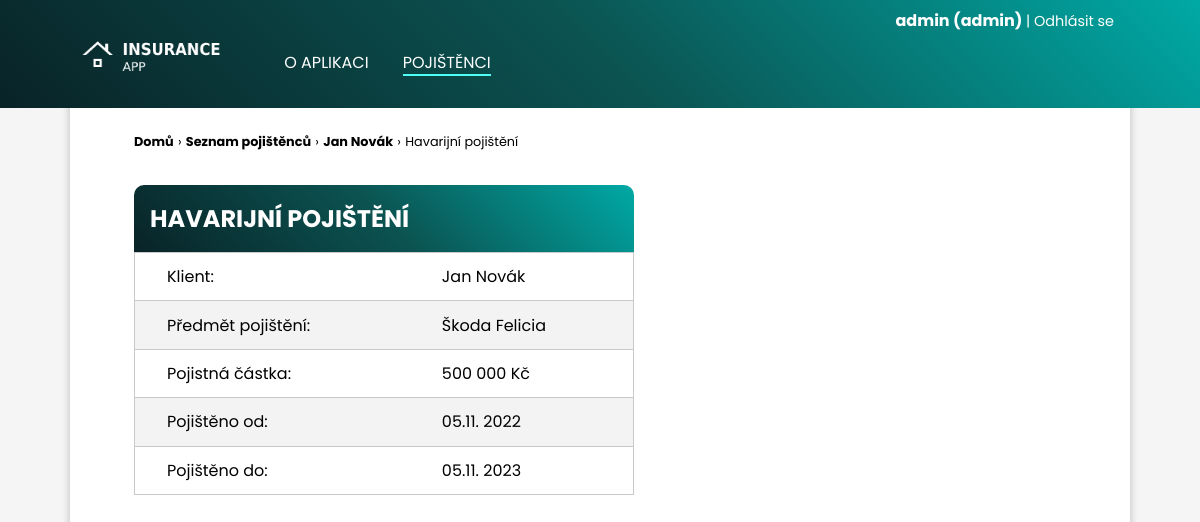
/pojistenci/1/pojisteni/1/ (signed in), run on the app's committed database.
### clients/models.py (models this page shows, shortened)
class Client(models.Model):
    name = models.CharField(max_length=200, verbose_name="Jméno")
    surname = models.CharField(max_length=200, verbose_name="Příjmení")
    street_address = models.CharField(max_length=200, verbose_name="Ulice a číslo popisné")
    city = models.CharField(max_length=100, verbose_name="Město")
    postal_code = models.CharField(max_length=6, verbose_name="Poštovní směrovací číslo")
    email = models.EmailField(max_length=200, verbose_name="Email")
    phone_number = models.CharField(max_length=16, verbose_name="Telefon")

class Insurance(models.Model):
    TYPES_OF_INSURANCE = [
        ("MAJETEK", "Pojištění majetku"),
        ("HAVARIJNI", "Havarijní pojištění"),
        ("ZIVOTNI", "Životní pojištění"),
        ("URAZOVE", "Úrazové pojištění"),
        ("ODPOVEDNOSTI", "Pojištění odpovědnosti")
    ]
    insurance_type = models.CharField(max_length=30, choices=TYPES_OF_INSURANCE, verbose_name="Typ pojištění")
    subject = models.CharField(max_length=100, verbose_name="Předmět pojištění")
    amount = models.PositiveIntegerField(verbose_name="Pojistná částka")
    date_from = models.DateField(default=date.today, verbose_name="Pojištění od")
    date_to = models.DateField(default=date.today, verbose_name="Pojištění do")
    client = models.ForeignKey(Client, on_delete=models.CASCADE)

### clients/views.py (the view)
# urls.py: path("pojistenci/<int:pk>/pojisteni/<int:id>/", views.insurance_detail, name="insurance-detail"),
@login_required()
def insurance_detail(request, pk, id):
    client = Client.objects.get(id=pk)
    insurance = Insurance.objects.get(id=id)
    return render(request, "clients/insurance_detail.html", {
        "client": client,
        "insurance": insurance
    })

### clients/templates/clients/insurance_detail.html (shortened to what this page needs)
{% extends 'clients/layout.html' %}
{% load static %}
{% block navigation %}
<li><a  href="{% url 'clients:index' %}">O&nbsp;aplikaci</a></li>
<li><a class="active" href="{% url 'clients:list-all-clients' %}">Pojištěnci</a></li>
{% endblock navigation %}
{% block section %}
<div class="page-path">
    <a href="{% url 'clients:index' %}">Domů</a>
    <p>&rsaquo;</p>
    <a href="{% url 'clients:list-all-clients' %}">Seznam pojištěnců</a>
    <p>&rsaquo;</p>
    <a href="{% url 'clients:client-detail' client.id %}">{{ client.name }} {{ client.surname }}</a>
    <p>&rsaquo;</p>
    <p>{{ insurance.get_insurance_type_display }}</p>
</div>
<div class="secondary-info-box">
    <div class="content-box-header">
        <h2>{{ insurance.get_insurance_type_display }}</h2>
    </div>
    <table>
        <tr>
            <td>Klient:</td>
            <td>{{ client.name }} {{ client.surname }}</td>
        </tr>
        <tr>
            <td>Předmět pojištění:</td>
            <td>{{ insurance.subject }}</td>
        </tr>
        <tr>
            <td>Pojistná částka:</td>
            <td>{{ insurance.amount }} Kč</td>
        </tr>
        <tr>
            <td>Pojištěno od:</td>
            <td>{{ insurance.date_from|date:"d.m. Y" }}</td>
        </tr>
        <tr>
            <td>Pojištěno do:</td>
            <td>{{ insurance.date_to|date:"d.m. Y" }}</td>
        </tr>
    </table>
</div>
{% endblock section %}

### clients/templates/clients/layout.html (shortened to what this page needs)
{% load static %}
<!DOCTYPE html>
<html lang="cs-cz">
<head>
    <link rel="stylesheet" href="{% static 'clients/styles.css' %}">
</head>
<body>
    <header>
        <div id="login-logout-bar" class="container">
            {% if user.is_authenticated %}
                <p id="username">{{ request.user.username }} {% if user.is_staff %} (admin) {% endif %}</p><a href="{% url 'logout' %}" class="login-logout">| Odhlásit se</a>
            {% else %}
                <a href="{% url 'login' %}" class="login-logout">Přihlásit se </a><a href="{% url 'register' %}" id="register-btn">Registrovat se</a>
            {% endif %}
        </div>
        <div id="header-content" class="container">
            <img src="{% static 'clients/app_logo.png' %}" height="50px" alt="">
            <nav>
                <ul>
                    {% block navigation %}{% endblock navigation %}
                </ul>
            </nav>
        </div>
    </header>
    <section class="container">
        {% block section %}
        {% endblock section %}
    </section>
</body>
</html>

### clients/static/clients/styles.css (style rules this page uses)
:root { --main: linear-gradient(45deg, #092327 0%, #0B5351 50%, #00A9A5 100%); --box: linear-gradient(45deg, #092327 0%, #0B5351 100%); }
body { padding: 0; margin: 0; box-sizing: border-box; font-family: Poppins, sans-serif; background: rgb(245, 245, 245); min-height: 100vh; }
h1, h2, h3 { text-transform: uppercase; }
a { text-decoration: none; color:black; }
header { min-height: 6em; width: 100vw; background: var(--main); color: white; position: fixed; }
#login-logout-bar { text-align: right; padding: 0.5em 2em 0 0; }
#username { display: inline; font-weight: bold; }
.login-logout { display: inline; text-decoration: none; color: white; font-size: 0.9em; transition: all 0.2s ease; }
#header-content { display: flex; padding: 0 0 0 1em; margin-top: 0; }
#header-content ul, #header-content h1 { padding-top: 0; margin-top: 0; }
nav ul { display: flex; flex-direction: row; }
nav ul li { padding: 1px; margin: 1em; list-style-type: none; text-transform: uppercase; }
nav ul li a { text-decoration: none; color: white; border-bottom: 2px solid transparent; transition: all 0.2s ease; }
.active { border-bottom: 2px solid #4FFFF3; }
section { box-sizing: border-box; background: white; min-height: 90vh; padding: 4em; padding-top: 8em; border-top: 0; border-radius: 0 0 10px 10px; box-shadow: rgba(0, 0, 0, 0.24) 0px 3px 8px; }
.container { max-width: 1060px; margin: 0 auto; }
.secondary-info-box { max-width: 500px; }
.content-box-header { background: var(--main); color: white; border-radius: 10px 10px 0 0; padding: 1em; }
.content-box-header h2, .content-box-header h3 { padding: 0; margin: 0; }
table, tr { border-collapse: collapse; border: 1px solid rgb(201, 201, 201); width: 100%; }
table td { padding: 0.7em 2em; text-align: left; }
tr:nth-child(even) { background-color: #f3f3f3; }
.page-path { display: block; margin-bottom: 2em; }
.page-path > * { display: inline; font-size: 0.8em; font-weight: bold; text-decoration: none; }
.page-path p { font-weight: normal; }

### data on the page
Client: name "Jan", surname "Novák"
Insurance: insurance_type "Havarijní pojištění", insurance_type "HAVARIJNÍ POJIŠTĚNÍ", subject "Škoda Felicia", amount "500 000", date_from "05.11. 2022", date_to "05.11. 2023"

### other printed values
{{ request.user.username }} "admin"
